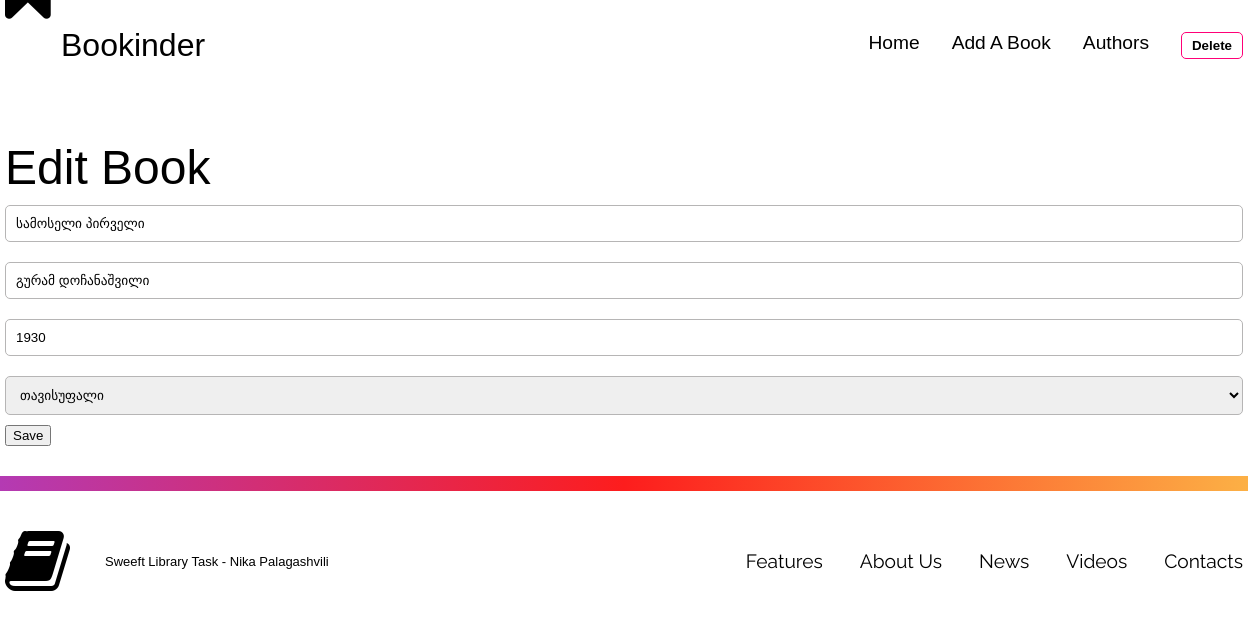
The page /edit.php?id=1 on the database its author committed.
### tables this page shows
CREATE TABLE `books` (
  `id` int(11) NOT NULL,
  `title` varchar(255) NOT NULL,
  `relDate` int(11) NOT NULL,
  `status` varchar(255) NOT NULL,
  `author` varchar(255) NOT NULL
);

### classes/dbh.class.php (called while the page is built)
<?php
class Dbh {
    private $host = "localhost";
    private $user = "nika";
    private $pwd = "nika-125";
    private $dbName = "sweeft_library";
    public function connect() {
        $dsn = 'mysql:host=' . $this->host . ';dbname=' . $this->dbName;
        $pdo = new PDO($dsn,$this->user,$this->pwd);
        $pdo->setAttribute(PDO::ATTR_DEFAULT_FETCH_MODE,PDO::FETCH_ASSOC);
        return $pdo;
    }
}

### classes/books.class.php (called while the page is built, shortened)
<?php
require_once "dbh.class.php";
class Books extends Dbh {
    public function getBook($id){
        $sql = "SELECT * FROM books WHERE id=$id";
        $stmt = $this->connect()->prepare($sql);
        $stmt->execute();
        $result = $stmt->fetch();
        return $result;
    }
}

### classes/booksView.php (the view, shortened to what this page needs)
<?php
require_once "books.class.php";
class BooksView {
    public function getBook($id){
        $book = new Books();
        $result = $book->getBook($id);
        return $result;
    }
    public function showTitle($book){
        echo htmlspecialchars($book['title']);
    }
    public function showRelDate($book){
        echo htmlspecialchars($book['relDate']);
    }
    public function showStatus($book){
        echo htmlspecialchars($book['status']);
    }
    public function showAuthor($book){
        echo htmlspecialchars($book['author']);
    }
}

### edit.php (shortened to what this page needs)
<?php
require "classes/booksView.php";
require "classes/booksContr.php";
if (isset($_GET['id'])){
    $id = $_GET['id'];
    $results = new BooksView();
    $book = $results->getBook($id);
}
?>
<?php include "includes/header.php";?>
<div class="advanced">
    <form class="search register" action="edit.php?id=<?php echo $book['id'];?>" method="post">
        <div class="formname">Edit Book</div>
        <input type="hidden" id="id", name="id", class="input" value="<?php $results->showID($book); ?>">
        <input type="text" id="title" name="title" placeholder="დასახელება*" class="inputs" value="<?php $results->showTitle($book); ?>">
        <input type="text" id="author" name="author" placeholder="ავტორი*" class="inputs" value="<?php $results->showAuthor($book); ?>">
        <input type="text" id="year" name="year" placeholder="გამოშვების წელი*" class="inputs" value="<?php $results->showRelDate($book); ?>">
        <select id="status" name="status" placeholder="სტატუსი*" class="inputs" value="<?php $results->showStatus($book); ?>">
            <option value="<?php $results->showStatus($book); ?>"selected hidden><?php $results->showStatus($book); ?></option>
        </select>
        <input type="submit" id="submit" name="submit" value="Save" class="search_btn second">
    </form>
</div>
<?php include "includes/footer.php";?>

### Style/main.css (style rules this page uses)
html { scroll-behavior: smooth; }
body { margin: 0; font-family: 'Montserrat', sans-serif; font-size: 1rem; }
*, *:before, *:after { box-sizing: border-box; }

### Style/elements.css (style rules this page uses)
.advanced { width: 77.375rem; margin: 0 auto 30px auto; }
.inputs { width: 100%; box-sizing: border-box; padding: 10px; margin-top: 10px; margin-bottom: 10px; border-radius: 5px; border: 1px solid rgb(182, 181, 181); outline-color: rgb(182, 181, 181); }
.formname { font-size: 3rem; }

### rows shown on the page
books: title "სამოსელი პირველი", author "გურამ დოჩანაშვილი", year "1930", status "თავისუფალი"
